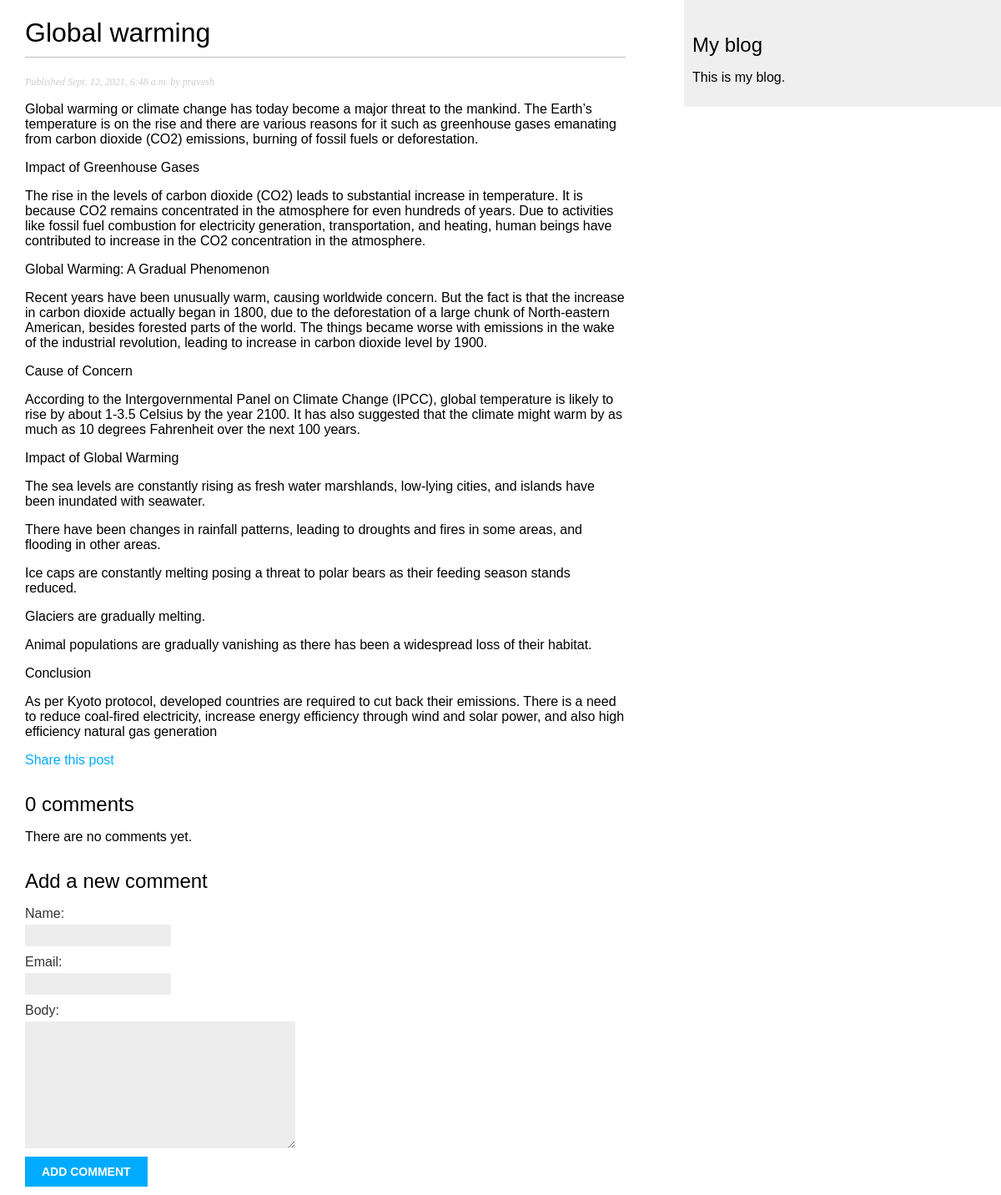
The app's page /blog/2021/9/12/global-warming-article-200-words-beginner-essay/ with its own data.
### blog/models.py (models this page shows, shortened)
class Post(models.Model):
    objects = models.Manager()              #default manager
    published = PublishedManager()          #custom manager
    STATUS_CHOICES = (
        ('draft', 'Draft'),
        ('published', 'Published'),
        )
    title = models.CharField(max_length=250)
    slug = models.SlugField(
        max_length=250,
        unique_for_date='publish'
        )
    author = models.ForeignKey(
        User,
        on_delete=models.CASCADE,
        related_name='blog_posts'
        )
    body = models.TextField()
    publish = models.DateTimeField(default=timezone.now)
    created = models.DateTimeField(auto_now_add=True)
    updated = models.DateTimeField(auto_now=True)
    status = models.CharField(
        max_length=10,
        choices=STATUS_CHOICES,
        default='draft'
        )
    tags = TaggableManager()      #The tags manager allows to add, retrieve, and remove tags from Post
    class Meta:
        ordering = ('-publish',)

### blog/views.py (the view)
def post_detail(request, year, month, day, post):
    post = get_object_or_404(
        Post,
        slug=post,
        status='published',
        publish__year=year,
        publish__month=month,
        publish__day=day
        )
    comments = post.comments.filter(active=True)
    new_comment = None
    if request.method == 'POST':
        comment_form = CommentForm(data=request.POST)
        if comment_form.is_valid():
            new_comment = comment_form.save(commit=False)
            new_comment.post = post
            new_comment.save()
    else:
        comment_form = CommentForm()
    args = {                                # data to be passed to the template for rendering
            'post': post,
            'comments': comments,
            'new_comment': new_comment,
            'comment_form': comment_form
            }
    return render(
        request,
        'blog/post/detail.html',
        args
    )

### blog/forms.py
class CommentForm(forms.ModelForm):
    class Meta:                 # indicate which model to use and django will automatically
        model = Comment         # introspect and builds the from dynamically
        fields = ('name', 'email', 'body')      # only this 3 fields need to appear in the

### blog/templates/blog/post/detail.html (shortened to what this page needs)
{% extends "blog/base.html" %}
{% block content %}
    <h1>{{ post.title }}</h1>
    <p class="date">
        Published {{ post.publish }} by {{ post.author }}
    </p>
    {{ post.body|linebreaks }}
    <p>
        <a href="{% url "blog:post_share" post.id %}">Share this post</a>
    </p>
    {% with comments.count as total_comments %}
        <h2>
            {{ total_comments }} comment{{total_comments|pluralize}}
        </h2>
    {% endwith %}
    {% for comment in comments %}
        <div class="comment">
            <p class="info">
                Comment {{ forloop.counter }} by {{ comment.name }}
                {{ comment.created }}
            </p>
            {{ comment.body|linebreaks }}
        </div>
    {% empty %}
        <p>There are no comments yet.</p>
    {% endfor %}
    {% if new_comment %}
        <h2>Your comment has been added.</h2>
    {% else %}
        <h2>Add a new comment</h2>
        <form method="post">
            {{ comment_form.as_p }}
            <p>
                <input type="submit" value="Add comment">
            </p>
        </form>
    {% endif %}
{% endblock %}

### blog/static/css/blog.css (style rules this page uses)
body { margin:0; padding:0; font-family:helvetica, sans-serif; }
a { color:#00abff; text-decoration:none; }
h1 { font-weight:normal; border-bottom:1px solid #bbb; padding:0 0 10px 0; }
h2 { font-weight:normal; margin:30px 0 0; }
p.date { color:#ccc; font-family: georgia, serif; font-size: 12px; font-style: italic; }
label { float:left; clear:both; color:#333; margin-bottom:4px; }
input, textarea { clear:both; float:left; margin:0 0 10px; background:#ededed; border:0; padding:6px 10px; font-size:12px; }
input[type=submit] { font-weight:bold; background:#00abff; color:#fff; padding:10px 20px; font-size:14px; text-transform:uppercase; }

### records on screen
Post: title "Global warming", publish "Sept. 12, 2021, 6:48 a.m.", author "pravesh", body "Global warming or climate change has today become a major threat to the mankind. The Earth’s temperature is on the rise and there are various reasons for it such as greenhouse gases emanating from carbon dioxide (CO2) emissions, burning of fossil fuels or deforestation. Impact of Greenhouse Gases The rise in the levels of carbon dioxide (CO2) leads to substantial increase in temperature. It is because CO2 remains concentrated in the atmosphere for even hundreds of years. Due to activities like fossil fuel combustion for electricity generation, transportation, and heating, human beings have contributed to increase in the CO2 concentration in the atmosphere. Global Warming: A Gradual…"

### other values on screen
{{ total_comments }} "0"
